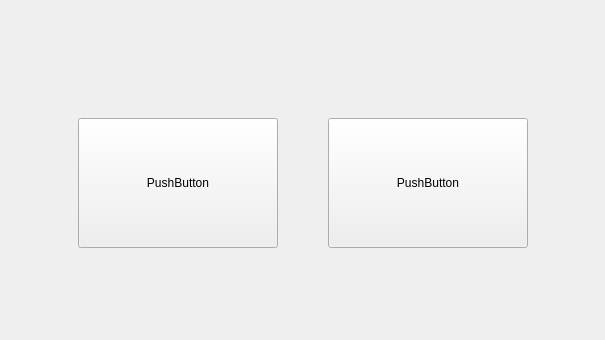
<?xml version="1.0" encoding="UTF-8"?>
<ui version="4.0">
 <class>MainMenu</class>
 <widget class="QWidget" name="MainMenu">
  <property name="geometry">
   <rect>
    <x>0</x>
    <y>0</y>
    <width>605</width>
    <height>340</height>
   </rect>
  </property>
  <property name="windowTitle">
   <string>MainMenu</string>
  </property>
  <widget class="QPushButton" name="pushButton">
   <property name="geometry">
    <rect>
     <x>78</x>
     <y>118</y>
     <width>200</width>
     <height>130</height>
    </rect>
   </property>
   <property name="text">
    <string>PushButton</string>
   </property>
  </widget>
  <widget class="QPushButton" name="pushButton_2">
   <property name="geometry">
    <rect>
     <x>328</x>
     <y>118</y>
     <width>200</width>
     <height>130</height>
    </rect>
   </property>
   <property name="text">
    <string>PushButton</string>
   </property>
  </widget>
 </widget>
 <layoutdefault spacing="6" margin="11"/>
 <resources/>
 <connections/>
</ui>
